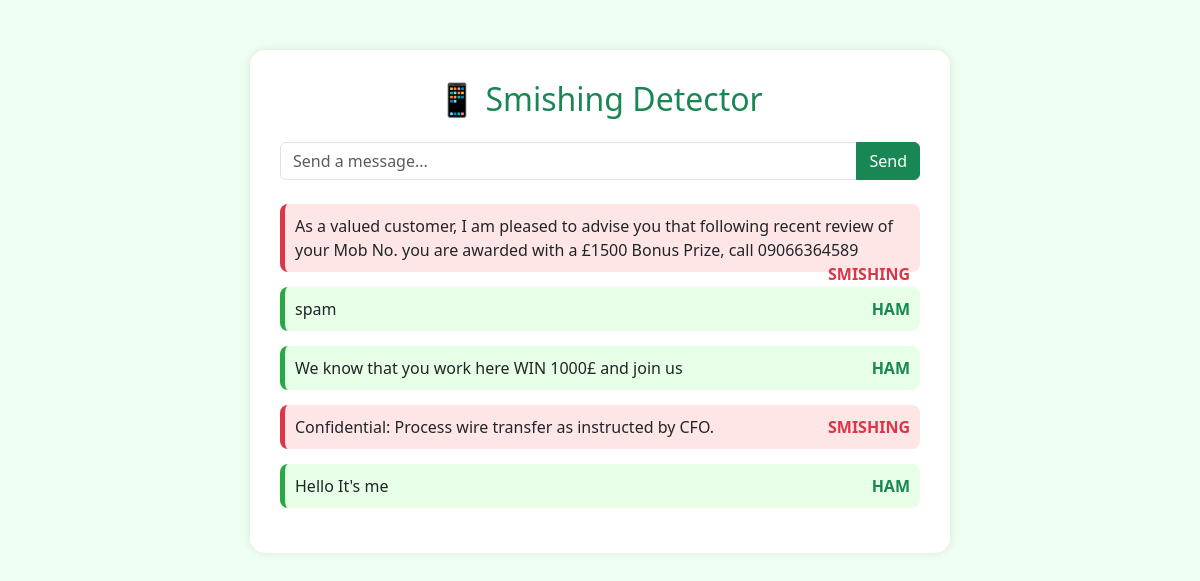
The page / on the database its author committed.
### detector/models.py (models this page shows)
class Message(models.Model):
    text = models.TextField()
    result = models.CharField(max_length=10)
    created_at = models.DateTimeField(auto_now_add=True)

### detector/views.py (the view)
# urls.py: path("", views.index, name="index"),
def index(request):
    if request.method == "POST":
        text = request.POST.get("text")
        result = predict_smishing(text)
        Message.objects.create(text=text, result=result)
    messages = Message.objects.all().order_by("-created_at")
    return render(request, "detector/index.html", {"messages": messages})

### detector/templates/detector/index.html (shortened to what this page needs)
{% load static %}
<!DOCTYPE html>
<html lang="en">
<head>
    <link href="https://cdn.jsdelivr.net/npm/bootstrap@5.3.3/dist/css/bootstrap.min.css" rel="stylesheet">
</head>
<body>
<div class="container chat-box">
    <h2 class="text-center text-success mb-4">📱 Smishing Detector</h2>
    <form method="post" class="mb-4">{% csrf_token %}
        <div class="input-group">
            <input type="text" name="text" class="form-control" placeholder="Send a message..." required>
            <button type="submit" class="btn btn-success">Send</button>
        </div>
    </form>
    <div class="messages">
        {% for message in messages %}
            <div class="message {% if message.result == 'smishing' %}smishing{% endif %}">
                {{ message.text }}
                <span class="result-label {% if message.result == 'smishing' %}text-danger{% else %}text-success{% endif %}">
                    {{ message.result|upper }}
                </span>
            </div>
        {% endfor %}
    </div>
</div>
</body>
</html>

### detector/templates/detector/index.html (style rules this page uses)
body { background-color: #f0fff4; }
.chat-box { max-width: 700px; margin: 50px auto; background-color: white; padding: 30px; border-radius: 15px; box-shadow: 0 0 10px rgba(0,0,0,0.1); }
.message { border-left: 5px solid #28a745; padding: 10px; margin-bottom: 15px; background-color: #e6ffe6; border-radius: 8px; }
.smishing { border-left: 5px solid #dc3545; background-color: #ffe6e6; }
.result-label { font-weight: bold; float: right; }

### rows shown on the page
Message: text "As a valued customer, I am pleased to advise you that following recent review of your Mob No. you are awarded with a £1500 Bonus Prize, call 09066364589", result "SMISHING"
Message: text "spam", result "HAM"
Message: text "We know that you work here WIN 1000£ and join us", result "HAM"
Message: text "Confidential: Process wire transfer as instructed by CFO.", result "SMISHING"
Message: text "Hello It's me", result "HAM"
